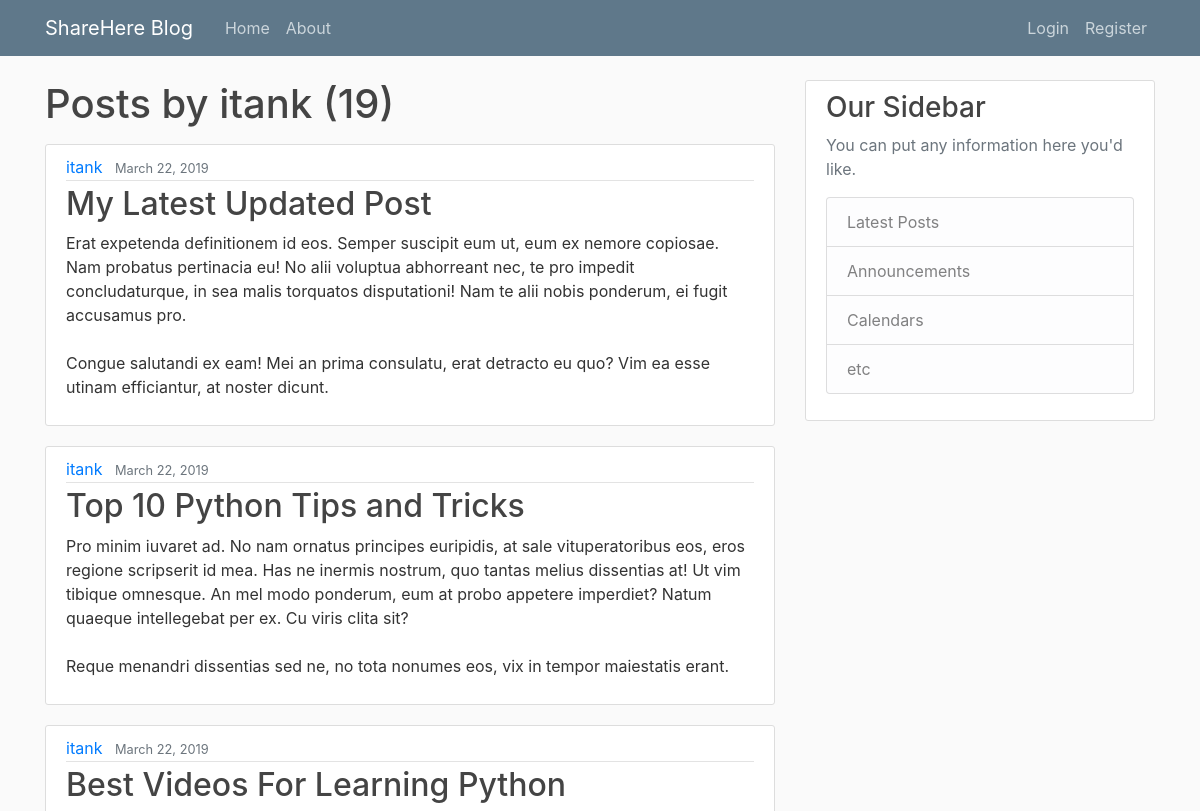
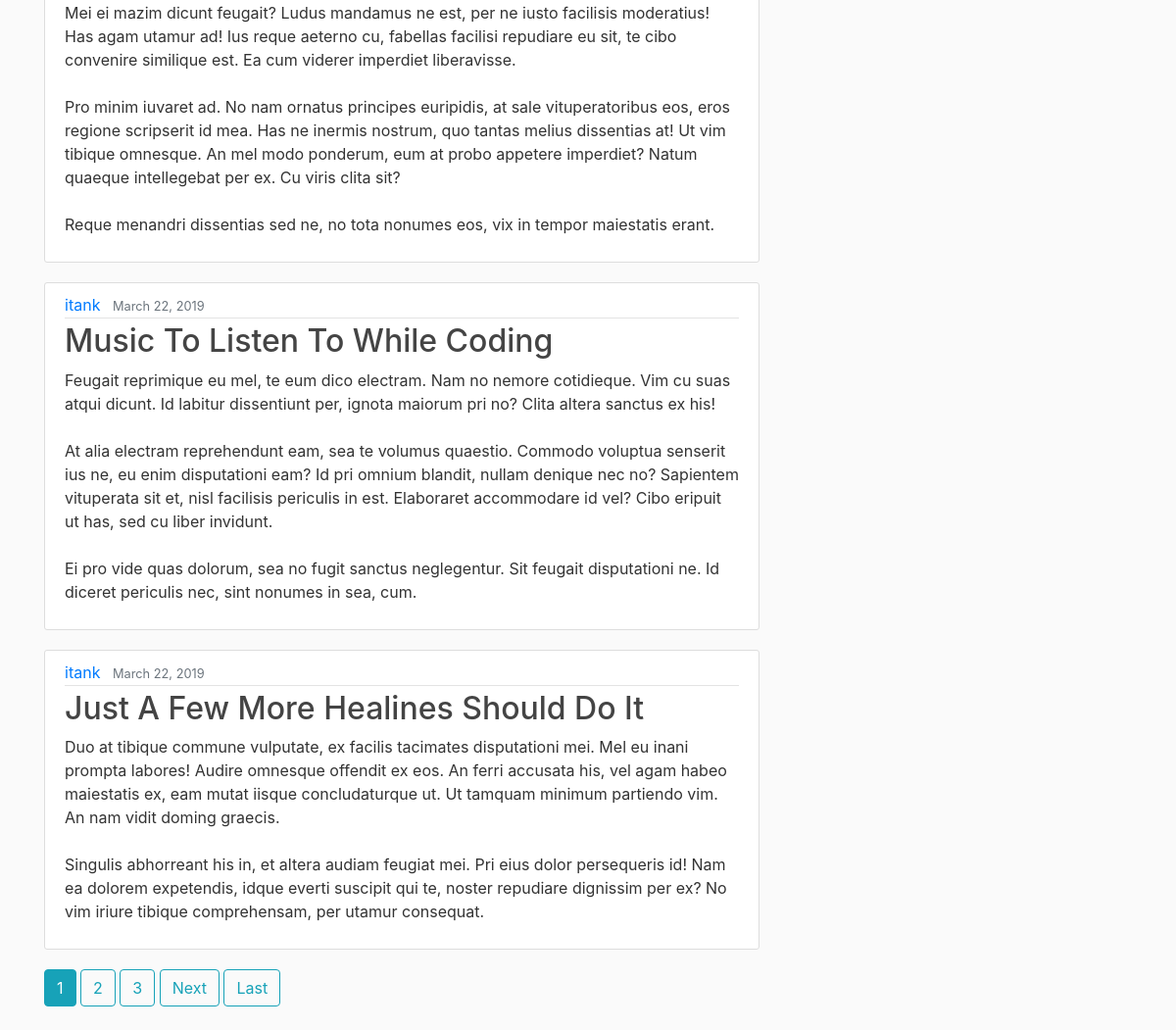
The page /user/itank on the database its author committed (2 pictures, top to bottom).
### blog/models.py (models this page shows, shortened)
class Post(models.Model):
    title = models.CharField(max_length=120)
    content = models.TextField()
    date_posted = models.DateTimeField(default=timezone.now)
    author = models.ForeignKey(User, on_delete=models.CASCADE)

### blog/views.py (the view)
# urls.py: path('user/<str:username>', UserPostListView.as_view(), name='user-posts'),
class UserPostListView(ListView):
    model = Post
    template_name = 'blog/user_posts.html'
    context_object_name = 'posts'
    paginate_by = 5
    def get_queryset(self):
        user = get_object_or_404(User, username=self.kwargs.get('username'))
        return Post.objects.filter(author=user).order_by('-date_posted')

### blog/templates/blog/user_posts.html (shortened to what this page needs)
{% extends "blog/base.html" %}
{% block content %}
    <h1 class="mb-3">Posts by {{ view.kwargs.username }} ({{ page_obj.paginator.count }})</h1>
    {% for post in posts %}
    <article class="media content-section">
        <div class="media-body">
            <div class="article-metadata">
              <a class="mr-2" href="{% url 'user-posts' post.author.username %}">{{ post.author }}</a>
              <small class="text-muted">{{ post.date_posted|date:"F d, Y" }}</small>
            </div>
            <h2><a class="article-title" href="{% url 'post-detail' post.id %}">{{ post.title }}</a></h2>
            <p class="article-content">{{ post.content }}</p>
        </div>
    </article>
    {% endfor %}
    {% if is_paginated %}
        {% for num in page_obj.paginator.page_range %}
            {% if page_obj.number == num %}
                <a class="btn btn-info mb-4" href="?page={{ num }}">{{ num }}</a>
            {% elif num > page_obj.number|add:'-3' and num < page_obj.number|add:'3' %}
                <a class="btn btn-outline-info mb-4" href="?page={{ num }}">{{ num }}</a>
            {% endif %}
        {% endfor %}
        {% if page_obj.has_next %}
            <a class="btn btn-outline-info mb-4" href="?page={{ page_obj.next_page_number }}">Next</a>
            <a class="btn btn-outline-info mb-4" href="?page={{ page_obj.paginator.num_pages }}">Last</a>
        {% endif %}
    {% endif %}
{% endblock content %}

### blog/static/blog/main.css (style rules this page uses)
body { background: #fafafa; color: #333333; margin-top: 5rem; }
h1, h2, h3, h4, h5, h6 { color: #444444; }
.content-section { background: #ffffff; padding: 10px 20px; border: 1px solid #dddddd; border-radius: 3px; margin-bottom: 20px; }
.article-title { color: #444444; }
.article-content { white-space: pre-line; }
.article-metadata { padding-bottom: 1px; margin-bottom: 4px; border-bottom: 1px solid #e3e3e3 }

### rows shown on the page
Post: author "itank", date_posted "March 22, 2019", title "My Latest Updated Post", content "Erat expetenda definitionem id eos. Semper suscipit eum ut, eum ex nemore copiosae. Nam probatus pertinacia eu! No alii voluptua abhorreant nec, te pro impedit concludaturque, in sea malis torquatos disputationi! Nam te alii nobis ponderum, ei fugit accusamus pro. Congue salutandi ex eam! Mei an prima consulatu, erat detracto eu quo? Vim ea esse utinam efficiantur, at noster dicunt."
Post: author "itank", date_posted "March 22, 2019", title "Top 10 Python Tips and Tricks", content "Pro minim iuvaret ad. No nam ornatus principes euripidis, at sale vituperatoribus eos, eros regione scripserit id mea. Has ne inermis nostrum, quo tantas melius dissentias at! Ut vim tibique omnesque. An mel modo ponderum, eum at probo appetere imperdiet? Natum quaeque intellegebat per ex. Cu viris clita sit? Reque menandri dissentias sed ne, no tota nonumes eos, vix in tempor maiestatis erant."
Post: author "itank", date_posted "March 22, 2019", title "Best Videos For Learning Python", content "Mei ei mazim dicunt feugait? Ludus mandamus ne est, per ne iusto facilisis moderatius! Has agam utamur ad! Ius reque aeterno cu, fabellas facilisi repudiare eu sit, te cibo convenire similique est. Ea cum viderer imperdiet liberavisse. Pro minim iuvaret ad. No nam ornatus principes euripidis, at sale vituperatoribus eos, eros regione scripserit id mea. Has ne inermis nostrum, quo tantas melius dissentias at! Ut vim tibique omnesque. An mel modo ponderum, eum at probo appetere imperdiet? Natum quaeque intellegebat per ex. Cu viris clita sit? Reque menandri dissentias sed ne, no tota nonumes eos, vix in tempor maiestatis erant."
Post: author "itank", date_posted "March 22, 2019", title "Music To Listen To While Coding", content "Feugait reprimique eu mel, te eum dico electram. Nam no nemore cotidieque. Vim cu suas atqui dicunt. Id labitur dissentiunt per, ignota maiorum pri no? Clita altera sanctus ex his! At alia electram reprehendunt eam, sea te volumus quaestio. Commodo voluptua senserit ius ne, eu enim disputationi eam? Id pri omnium blandit, nullam denique nec no? Sapientem vituperata sit et, nisl facilisis periculis in est. Elaboraret accommodare id vel? Cibo eripuit ut has, sed cu liber invidunt. Ei pro vide quas dolorum, sea no fugit sanctus neglegentur. Sit feugait disputationi ne. Id diceret periculis nec, sint nonumes in sea, cum."
Post: author "itank", date_posted "March 22, 2019", title "Just A Few More Healines Should Do It", content "Duo at tibique commune vulputate, ex facilis tacimates disputationi mei. Mel eu inani prompta labores! Audire omnesque offendit ex eos. An ferri accusata his, vel agam habeo maiestatis ex, eam mutat iisque concludaturque ut. Ut tamquam minimum partiendo vim. An nam vidit doming graecis. Singulis abhorreant his in, et altera audiam feugiat mei. Pri eius dolor persequeris id! Nam ea dolorem expetendis, idque everti suscipit qui te, noster repudiare dignissim per ex? No vim iriure tibique comprehensam, per utamur consequat."

### other values the page prints
{{ view.kwargs.username }} "itank"
{{ page_obj.paginator.count }} "19"
{{ num }} "1"
{{ num }} "2" "3"
